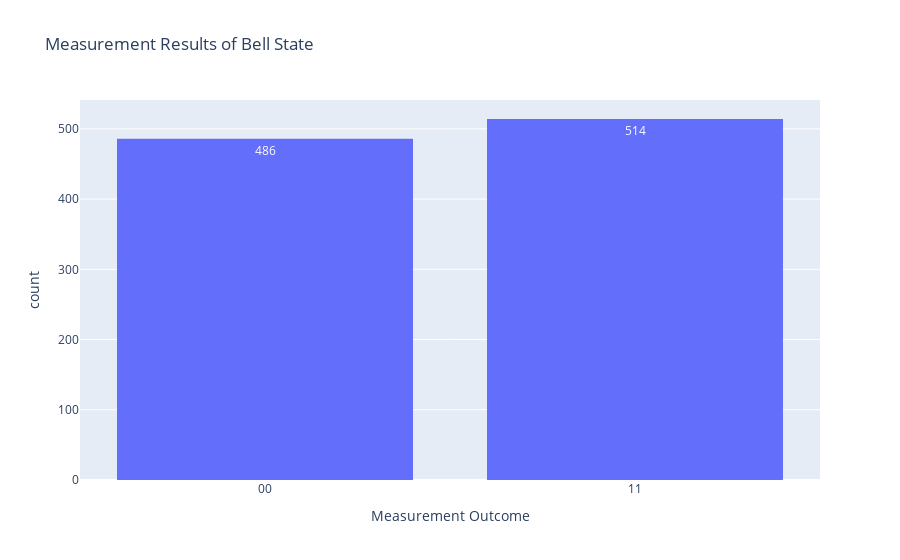

Write notebook code for a chart like this one.
### Code cell
# Convert measurements to a string representation for plotting
measurement_strings = [''.join(map(str, m)) for m in measurements]

# Plot the results using Plotly
fig = px.histogram(measurement_strings, x=measurement_strings, title="Measurement Results of Bell State",
                   labels={'x': 'Measurement Outcome', 'y': 'Count'}, text_auto=True)
fig.show()

### Figure 1 — Plotly figure (JSON) as saved in the notebook; plotly's stock layout.template omitted (floating-point values rounded to 4 significant figures; data arrays with more than 128 entries replaced by an {"elided": "..."} marker saying what was removed)
{"data": [{"alignmentgroup": "True", "bingroup": "x", "hovertemplate": "Measurement Outcome=%{x}<br>count=%{y}<extra></extra>", "legendgroup": "", "marker": {"color": "#636efa", "pattern": {"shape": ""}}, "name": "", "offsetgroup": "", "orientation": "v", "showlegend": false, "texttemplate": "%{value}", "type": "histogram", "x": {"elided": "1000 str values"}, "xaxis": "x", "yaxis": "y"}], "layout": {"barmode": "relative", "legend": {"tracegroupgap": 0}, "title": {"text": "Measurement Results of Bell State"}, "xaxis": {"anchor": "y", "domain": [0, 1], "title": {"text": "Measurement Outcome"}}, "yaxis": {"anchor": "x", "domain": [0, 1], "title": {"text": "count"}}}}
